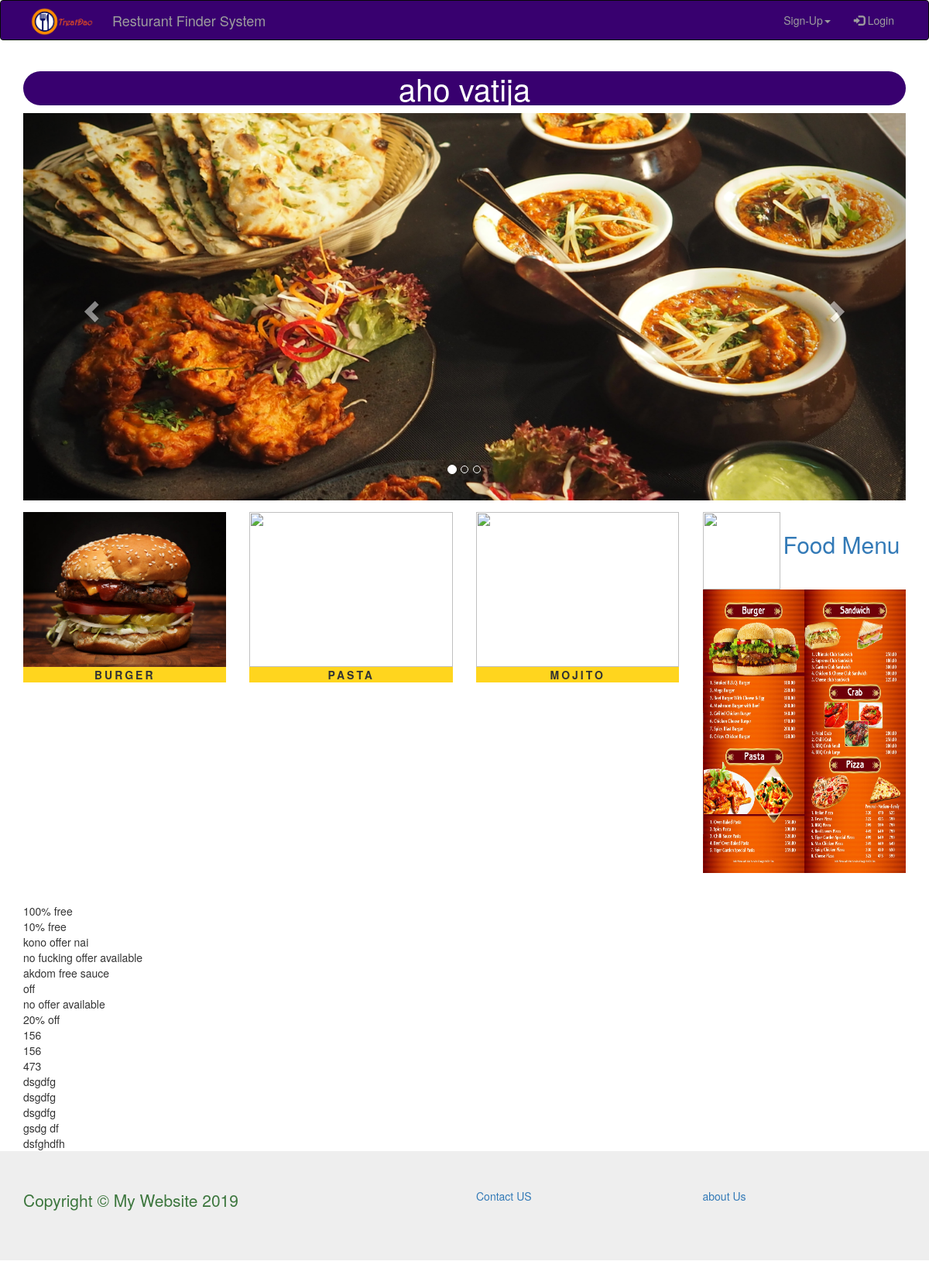
The page /restaurant_home.php?name=aho vatija on the database its author committed.
### tables this page shows
CREATE TABLE `food_post` (
  `food_post_id` int(10) NOT NULL,
  `restaurant_name` varchar(255) NOT NULL,
  `food_name` varchar(255) NOT NULL,
  `food_price` int(255) NOT NULL,
  `food_image` varchar(255) NOT NULL,
  `food_offer` varchar(255) NOT NULL
);

### restaurant_home.php (the view, shortened to what this page needs)
<?php include "header.php";?>
<?php
			   	$r_name = $_GET['name'];
 ?>
<!DOCTYPE html>
<html>
<head>
</head>
<body>
		<div class="container">
			<div class="text-center">
				<h2 class="text-primary"><?php echo $r_name;?></h2>
			</div>
		<div class="row form-group"><?php include "r_slider.php" ?> </div>
		<div class="row form-group">
			<div class="col-lg-9">
				<div class="row form-group">
					<div class="col-lg-4 itm_img">
						<p>Burger</p>
					</div>
					<div class="col-lg-4 itm_img">
						<p>Pasta</p>
					</div>
					<div class="col-lg-4 itm_img">
						<p>Mojito</p>
					</div>
				</div>
				<div class="row form-group">
					<div class="col-lg-4 itm_img">
						<p>Pizza</p>
					</div>
					<div class="col-lg-4 itm_img">
						<p>Chicken</p>
					</div>
					<div class="col-lg-4 itm_img">
						<p>Speghatti</p>
					</div>
				</div>
			</div>
			<div class="col-lg-3 align-self-center" >
				<img src="resource/r_logo.png" class="rounded mx-auto d-block" height="100px" width="100px" align="align-self-center">
				<?php echo"<label class='font-primary'><h2><a href='menu.php?name=$r_name'>Food Menu</a></h2></label>"?>
				<img src="resource/menu.jpg" height="366px" width="100%">
			</div>
		</div>
		</div>
</body>
</html>
<div class="container">
	<?php include "server_connect.php" ?>
	<?php
 							$query = "SELECT * FROM food_post" ;
        					$select_posts=mysqli_query($db,$query);
                        	while ($row=mysqli_fetch_assoc($select_posts)) {
						        $food_offer = $row['food_offer'];
						        echo "<marquee behavior='scroll' direction='right' scrollamount='10'>{$food_offer}</marquee>";
						        }
	?>
</div>
<?php include "footer.php";?>

### restaurant_home.php (style rules this page uses)
.col-lg-9 p { text-align: center; background-color: #ffd51e; text-decoration: bold; text-transform: uppercase; letter-spacing: 3px; font-weight: bold; }
.itm_img { opacity: 1; display: block; transition: .5s ease; backface-visibility: hidden; }
.text-primary { border-radius: 25px; background-color: #38006F; color: white; font-size: 40px; }

### rows shown on the page
food_post: food_offer "100% free"
food_post: food_offer "10% free"
food_post: food_offer "kono offer nai"
food_post: food_offer "no fucking offer available"
food_post: food_offer "akdom free sauce"
food_post: food_offer "off"
food_post: food_offer "no offer available"
food_post: food_offer "20% off"
food_post: food_offer "156"
food_post: food_offer "156"
food_post: food_offer "473"
food_post: food_offer "dsgdfg"
food_post: food_offer "dsgdfg"
food_post: food_offer "dsgdfg"
food_post: food_offer "gsdg df"
food_post: food_offer "dsfghdfh"

### other values the page prints
$r_name "aho vatija"
